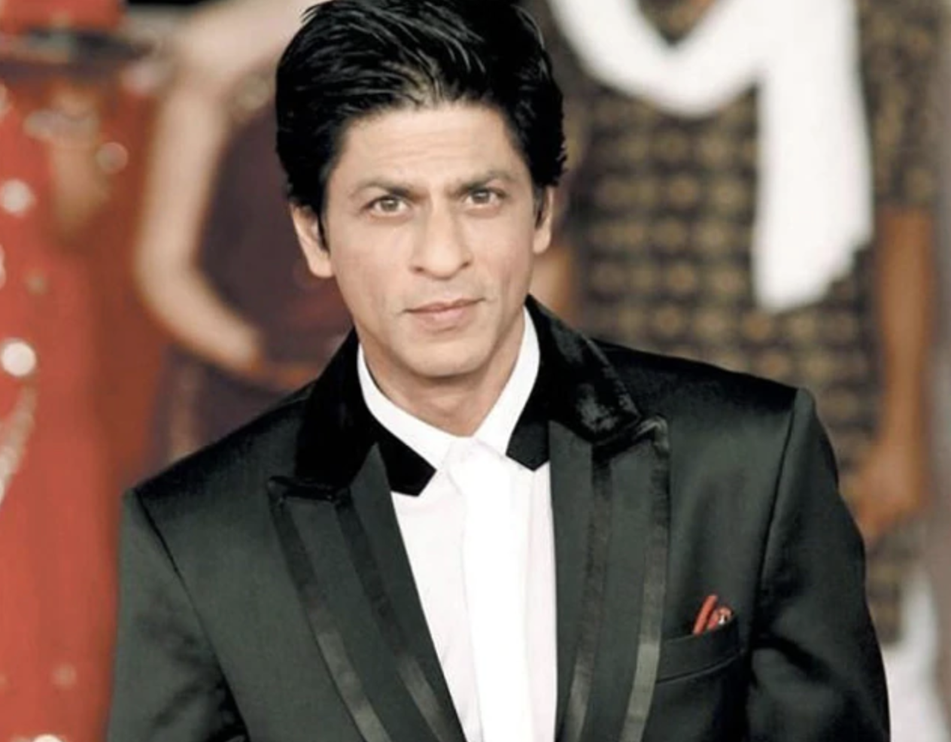
#> input picture sharuk.png, 951 x 742 px, shrunk from 1264 x 986 before the run
$ python image-face.py
#> lines starting #> are read from the running program, lines starting #| are printed output that depends on the picture; after the words box and inside, x2 and y2 are one past the last pixel; in counts of white or black regions, pixels touching at a corner belong together
import cv2
import numpy as np

face_detection=cv2.CascadeClassifier('haarcascade_frontalface_default.xml')
img = cv2.imread('sharuk.png')
#> img is the input picture: shape (742, 951, 3); mean B, G, R 87.7, 97.9, 115.9
gray   = cv2.cvtColor(img, cv2.COLOR_BGR2GRAY)
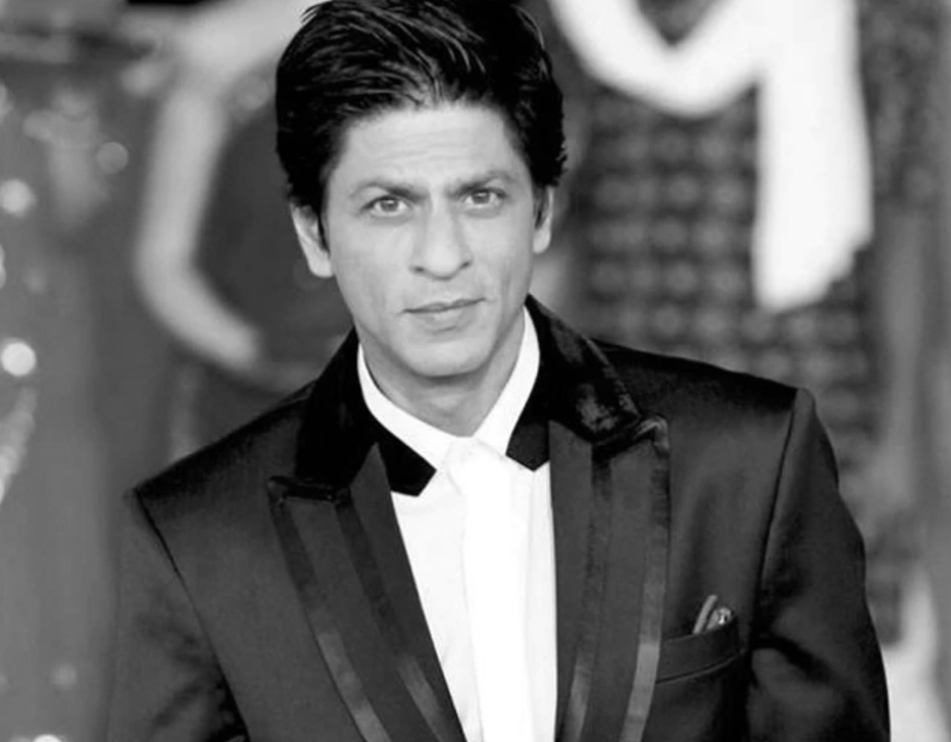
#> gray: shape (742, 951); min 0, max 255, mean 102.1
faces = face_detection.detectMultiScale(gray, 1.3, 5)
#> faces = [[295, 94, 283, 283]]
for (x,y,w,h) in faces:
   img = cv2.rectangle(img,(x,y),(x+w, y+h),(255,0,0),3)
#> this loop made 1 pass
#> pass 1, `img = cv2.rectangle(img,(x,y),(x+w, y+h),(255,0,0),3)`:
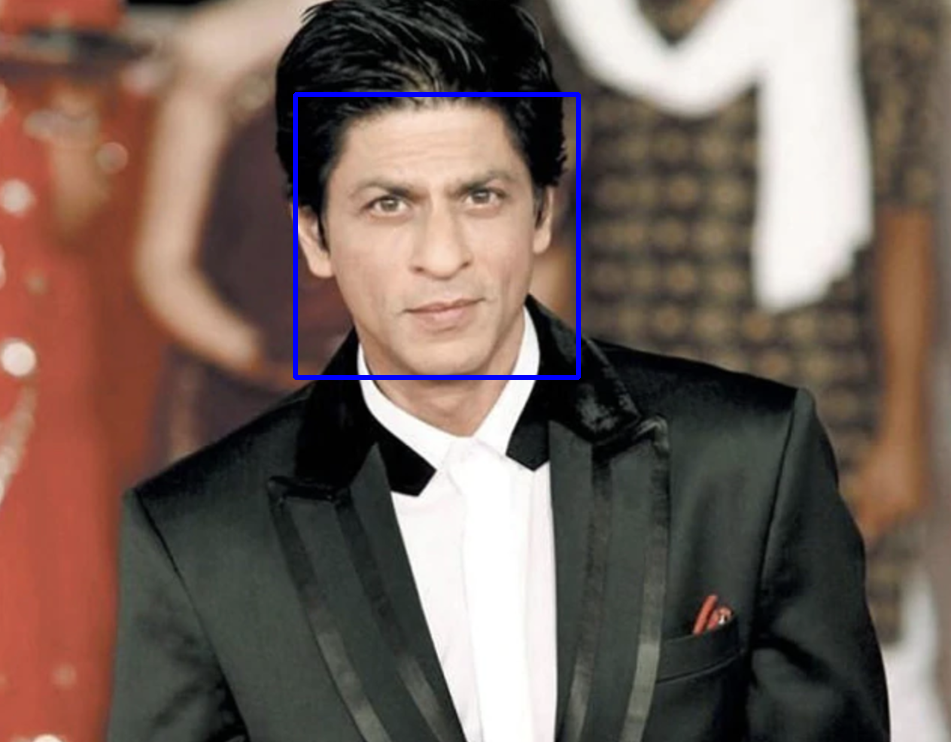
#> img: shape (742, 951, 3); 0.8% of pixels changed, all inside (x1, y1, x2, y2) = (293, 92, 581, 380)
cv2.imwrite('Face_AB.jpg',img)
